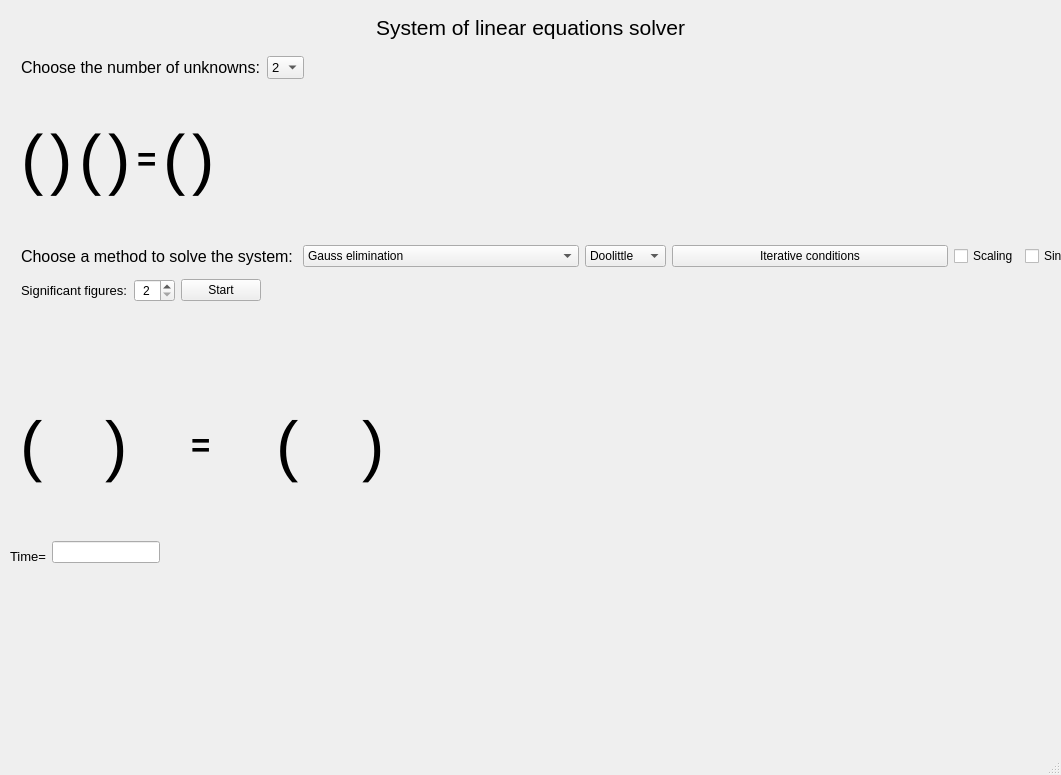
<?xml version="1.0" encoding="UTF-8"?>
<ui version="4.0">
 <class>MainWindow</class>
 <widget class="QMainWindow" name="MainWindow">
  <property name="geometry">
   <rect>
    <x>0</x>
    <y>0</y>
    <width>1061</width>
    <height>775</height>
   </rect>
  </property>
  <property name="windowTitle">
   <string>MainWindow</string>
  </property>
  <property name="styleSheet">
   <string notr="true"/>
  </property>
  <widget class="QWidget" name="centralwidget">
   <property name="enabled">
    <bool>true</bool>
   </property>
   <property name="autoFillBackground">
    <bool>false</bool>
   </property>
   <widget class="QWidget" name="layoutWidget">
    <property name="geometry">
     <rect>
      <x>11</x>
      <y>86</y>
      <width>700</width>
      <height>146</height>
     </rect>
    </property>
    <layout class="QHBoxLayout" name="horizontalLayout_3">
     <item>
      <spacer name="horizontalSpacer_6">
       <property name="orientation">
        <enum>Qt::Horizontal</enum>
       </property>
       <property name="sizeType">
        <enum>QSizePolicy::Fixed</enum>
       </property>
       <property name="sizeHint" stdset="0">
        <size>
         <width>10</width>
         <height>20</height>
        </size>
       </property>
      </spacer>
     </item>
     <item>
      <widget class="QLabel" name="label_3">
       <property name="font">
        <font>
         <pointsize>50</pointsize>
        </font>
       </property>
       <property name="text">
        <string>(</string>
       </property>
      </widget>
     </item>
     <item>
      <layout class="QGridLayout" name="maingrid">
       <property name="topMargin">
        <number>35</number>
       </property>
       <property name="bottomMargin">
        <number>15</number>
       </property>
       <property name="verticalSpacing">
        <number>0</number>
       </property>
      </layout>
     </item>
     <item>
      <widget class="QLabel" name="label_4">
       <property name="font">
        <font>
         <pointsize>50</pointsize>
        </font>
       </property>
       <property name="text">
        <string>)</string>
       </property>
      </widget>
     </item>
     <item>
      <widget class="QLabel" name="label_7">
       <property name="font">
        <font>
         <pointsize>50</pointsize>
        </font>
       </property>
       <property name="text">
        <string>(</string>
       </property>
      </widget>
     </item>
     <item>
      <layout class="QGridLayout" name="unknowngrid">
       <property name="topMargin">
        <number>35</number>
       </property>
       <property name="bottomMargin">
        <number>15</number>
       </property>
       <property name="verticalSpacing">
        <number>0</number>
       </property>
      </layout>
     </item>
     <item>
      <widget class="QLabel" name="label_8">
       <property name="font">
        <font>
         <pointsize>50</pointsize>
        </font>
       </property>
       <property name="text">
        <string>)</string>
       </property>
      </widget>
     </item>
     <item>
      <widget class="QLabel" name="label_9">
       <property name="font">
        <font>
         <pointsize>25</pointsize>
         <weight>75</weight>
         <bold>true</bold>
        </font>
       </property>
       <property name="text">
        <string>=</string>
       </property>
      </widget>
     </item>
     <item>
      <widget class="QLabel" name="label_10">
       <property name="font">
        <font>
         <pointsize>50</pointsize>
        </font>
       </property>
       <property name="text">
        <string>(</string>
       </property>
      </widget>
     </item>
     <item>
      <layout class="QGridLayout" name="bgrid">
       <property name="topMargin">
        <number>20</number>
       </property>
       <property name="bottomMargin">
        <number>0</number>
       </property>
      </layout>
     </item>
     <item>
      <widget class="QLabel" name="label_11">
       <property name="font">
        <font>
         <pointsize>50</pointsize>
        </font>
       </property>
       <property name="text">
        <string>)</string>
       </property>
      </widget>
     </item>
     <item>
      <spacer name="horizontalSpacer_4">
       <property name="orientation">
        <enum>Qt::Horizontal</enum>
       </property>
       <property name="sizeHint" stdset="0">
        <size>
         <width>40</width>
         <height>20</height>
        </size>
       </property>
      </spacer>
     </item>
    </layout>
   </widget>
   <widget class="QWidget" name="layoutWidget">
    <property name="geometry">
     <rect>
      <x>0</x>
      <y>10</y>
      <width>1061</width>
      <height>35</height>
     </rect>
    </property>
    <layout class="QHBoxLayout" name="horizontalLayout">
     <item>
      <spacer name="horizontalSpacer">
       <property name="orientation">
        <enum>Qt::Horizontal</enum>
       </property>
       <property name="sizeType">
        <enum>QSizePolicy::Expanding</enum>
       </property>
       <property name="sizeHint" stdset="0">
        <size>
         <width>40</width>
         <height>20</height>
        </size>
       </property>
      </spacer>
     </item>
     <item>
      <widget class="QLabel" name="label">
       <property name="font">
        <font>
         <pointsize>16</pointsize>
        </font>
       </property>
       <property name="text">
        <string>System of linear equations solver</string>
       </property>
      </widget>
     </item>
     <item>
      <spacer name="horizontalSpacer_2">
       <property name="orientation">
        <enum>Qt::Horizontal</enum>
       </property>
       <property name="sizeHint" stdset="0">
        <size>
         <width>40</width>
         <height>20</height>
        </size>
       </property>
      </spacer>
     </item>
    </layout>
   </widget>
   <widget class="QWidget" name="layoutWidget">
    <property name="geometry">
     <rect>
      <x>11</x>
      <y>53</y>
      <width>409</width>
      <height>29</height>
     </rect>
    </property>
    <layout class="QHBoxLayout" name="horizontalLayout_2">
     <item>
      <spacer name="horizontalSpacer_7">
       <property name="orientation">
        <enum>Qt::Horizontal</enum>
       </property>
       <property name="sizeType">
        <enum>QSizePolicy::Fixed</enum>
       </property>
       <property name="sizeHint" stdset="0">
        <size>
         <width>10</width>
         <height>20</height>
        </size>
       </property>
      </spacer>
     </item>
     <item>
      <widget class="QLabel" name="label_2">
       <property name="font">
        <font>
         <pointsize>12</pointsize>
        </font>
       </property>
       <property name="text">
        <string>Choose the number of unknowns:</string>
       </property>
      </widget>
     </item>
     <item>
      <widget class="QComboBox" name="numunknown">
       <property name="enabled">
        <bool>true</bool>
       </property>
       <property name="font">
        <font>
         <pointsize>10</pointsize>
        </font>
       </property>
       <item>
        <property name="text">
         <string>2</string>
        </property>
       </item>
       <item>
        <property name="text">
         <string>3</string>
        </property>
       </item>
       <item>
        <property name="text">
         <string>4</string>
        </property>
       </item>
       <item>
        <property name="text">
         <string>5</string>
        </property>
       </item>
       <item>
        <property name="text">
         <string>6</string>
        </property>
       </item>
       <item>
        <property name="text">
         <string>7</string>
        </property>
       </item>
       <item>
        <property name="text">
         <string>8</string>
        </property>
       </item>
      </widget>
     </item>
     <item>
      <spacer name="horizontalSpacer_3">
       <property name="orientation">
        <enum>Qt::Horizontal</enum>
       </property>
       <property name="sizeHint" stdset="0">
        <size>
         <width>40</width>
         <height>20</height>
        </size>
       </property>
      </spacer>
     </item>
    </layout>
   </widget>
   <widget class="QWidget" name="layoutWidget">
    <property name="geometry">
     <rect>
      <x>10</x>
      <y>370</y>
      <width>431</width>
      <height>151</height>
     </rect>
    </property>
    <layout class="QHBoxLayout" name="horizontalLayout_5">
     <property name="sizeConstraint">
      <enum>QLayout::SetNoConstraint</enum>
     </property>
     <item>
      <spacer name="horizontalSpacer_8">
       <property name="orientation">
        <enum>Qt::Horizontal</enum>
       </property>
       <property name="sizeType">
        <enum>QSizePolicy::Fixed</enum>
       </property>
       <property name="sizeHint" stdset="0">
        <size>
         <width>10</width>
         <height>20</height>
        </size>
       </property>
      </spacer>
     </item>
     <item>
      <widget class="QLabel" name="label_13">
       <property name="font">
        <font>
         <pointsize>50</pointsize>
        </font>
       </property>
       <property name="text">
        <string>(</string>
       </property>
      </widget>
     </item>
     <item>
      <layout class="QGridLayout" name="solutionconstgrid">
       <property name="topMargin">
        <number>42</number>
       </property>
       <property name="bottomMargin">
        <number>25</number>
       </property>
       <property name="verticalSpacing">
        <number>0</number>
       </property>
      </layout>
     </item>
     <item>
      <widget class="QLabel" name="label_14">
       <property name="font">
        <font>
         <pointsize>50</pointsize>
        </font>
       </property>
       <property name="text">
        <string>)</string>
       </property>
      </widget>
     </item>
     <item>
      <widget class="QLabel" name="label_17">
       <property name="font">
        <font>
         <pointsize>25</pointsize>
         <weight>75</weight>
         <bold>true</bold>
        </font>
       </property>
       <property name="text">
        <string>=</string>
       </property>
      </widget>
     </item>
     <item>
      <widget class="QLabel" name="label_18">
       <property name="font">
        <font>
         <pointsize>50</pointsize>
        </font>
       </property>
       <property name="text">
        <string>(</string>
       </property>
      </widget>
     </item>
     <item>
      <layout class="QGridLayout" name="solutiongrid">
       <property name="topMargin">
        <number>20</number>
       </property>
       <property name="bottomMargin">
        <number>0</number>
       </property>
       <property name="verticalSpacing">
        <number>7</number>
       </property>
      </layout>
     </item>
     <item>
      <widget class="QLabel" name="label_19">
       <property name="font">
        <font>
         <pointsize>50</pointsize>
        </font>
       </property>
       <property name="text">
        <string>)</string>
       </property>
      </widget>
     </item>
    </layout>
   </widget>
   <widget class="QWidget" name="layoutWidget">
    <property name="geometry">
     <rect>
      <x>11</x>
      <y>239</y>
      <width>1290</width>
      <height>69</height>
     </rect>
    </property>
    <layout class="QVBoxLayout" name="verticalLayout">
     <item>
      <layout class="QHBoxLayout" name="horizontalLayout_4">
       <item>
        <spacer name="horizontalSpacer_5">
         <property name="orientation">
          <enum>Qt::Horizontal</enum>
         </property>
         <property name="sizeType">
          <enum>QSizePolicy::Fixed</enum>
         </property>
         <property name="sizeHint" stdset="0">
          <size>
           <width>10</width>
           <height>20</height>
          </size>
         </property>
        </spacer>
       </item>
       <item>
        <widget class="QLabel" name="label_12">
         <property name="font">
          <font>
           <pointsize>12</pointsize>
          </font>
         </property>
         <property name="text">
          <string>Choose a method to solve the system:</string>
         </property>
        </widget>
       </item>
       <item>
        <widget class="QComboBox" name="methods">
         <property name="sizePolicy">
          <sizepolicy hsizetype="Preferred" vsizetype="Fixed">
           <horstretch>0</horstretch>
           <verstretch>0</verstretch>
          </sizepolicy>
         </property>
         <property name="font">
          <font>
           <pointsize>9</pointsize>
          </font>
         </property>
         <property name="editable">
          <bool>false</bool>
         </property>
         <property name="currentText">
          <string>Gauss elimination</string>
         </property>
         <property name="currentIndex">
          <number>0</number>
         </property>
         <property name="maxVisibleItems">
          <number>8</number>
         </property>
         <item>
          <property name="text">
           <string>Gauss elimination</string>
          </property>
         </item>
         <item>
          <property name="text">
           <string>Gauss Jordan</string>
          </property>
         </item>
         <item>
          <property name="text">
           <string>LU decomposition</string>
          </property>
         </item>
         <item>
          <property name="text">
           <string>Gauss Siedel</string>
          </property>
         </item>
         <item>
          <property name="text">
           <string>Jacobi iteration</string>
          </property>
         </item>
         <item>
          <property name="text">
           <string>Literals</string>
          </property>
         </item>
        </widget>
       </item>
       <item>
        <widget class="QComboBox" name="LUdrop">
         <property name="enabled">
          <bool>true</bool>
         </property>
         <property name="sizePolicy">
          <sizepolicy hsizetype="Fixed" vsizetype="Fixed">
           <horstretch>0</horstretch>
           <verstretch>0</verstretch>
          </sizepolicy>
         </property>
         <property name="font">
          <font>
           <pointsize>9</pointsize>
          </font>
         </property>
         <item>
          <property name="text">
           <string>Doolittle</string>
          </property>
         </item>
         <item>
          <property name="text">
           <string>Crout</string>
          </property>
         </item>
         <item>
          <property name="text">
           <string>Cholesky</string>
          </property>
         </item>
        </widget>
       </item>
       <item>
        <widget class="QPushButton" name="conditions">
         <property name="font">
          <font>
           <pointsize>9</pointsize>
          </font>
         </property>
         <property name="text">
          <string>Iterative conditions</string>
         </property>
        </widget>
       </item>
       <item>
        <widget class="QCheckBox" name="scale">
         <property name="sizePolicy">
          <sizepolicy hsizetype="Fixed" vsizetype="Fixed">
           <horstretch>0</horstretch>
           <verstretch>0</verstretch>
          </sizepolicy>
         </property>
         <property name="font">
          <font>
           <pointsize>9</pointsize>
          </font>
         </property>
         <property name="text">
          <string>Scaling</string>
         </property>
        </widget>
       </item>
       <item>
        <widget class="QCheckBox" name="checkBox">
         <property name="font">
          <font>
           <pointsize>9</pointsize>
          </font>
         </property>
         <property name="text">
          <string>Single step mode</string>
         </property>
        </widget>
       </item>
      </layout>
     </item>
     <item>
      <layout class="QHBoxLayout" name="horizontalLayout_6">
       <item>
        <spacer name="horizontalSpacer_11">
         <property name="orientation">
          <enum>Qt::Horizontal</enum>
         </property>
         <property name="sizeType">
          <enum>QSizePolicy::Minimum</enum>
         </property>
         <property name="sizeHint" stdset="0">
          <size>
           <width>10</width>
           <height>20</height>
          </size>
         </property>
        </spacer>
       </item>
       <item>
        <widget class="QLabel" name="label_5">
         <property name="font">
          <font>
           <pointsize>10</pointsize>
          </font>
         </property>
         <property name="text">
          <string>Significant figures:</string>
         </property>
        </widget>
       </item>
       <item>
        <widget class="QSpinBox" name="significant">
         <property name="font">
          <font>
           <pointsize>9</pointsize>
          </font>
         </property>
         <property name="alignment">
          <set>Qt::AlignCenter</set>
         </property>
         <property name="minimum">
          <number>2</number>
         </property>
         <property name="maximum">
          <number>10</number>
         </property>
        </widget>
       </item>
       <item>
        <widget class="QPushButton" name="start">
         <property name="sizePolicy">
          <sizepolicy hsizetype="Fixed" vsizetype="Fixed">
           <horstretch>0</horstretch>
           <verstretch>0</verstretch>
          </sizepolicy>
         </property>
         <property name="font">
          <font>
           <pointsize>9</pointsize>
           <weight>50</weight>
           <bold>false</bold>
           <strikeout>false</strikeout>
           <kerning>true</kerning>
          </font>
         </property>
         <property name="layoutDirection">
          <enum>Qt::LeftToRight</enum>
         </property>
         <property name="text">
          <string>Start</string>
         </property>
        </widget>
       </item>
       <item>
        <spacer name="horizontalSpacer_10">
         <property name="orientation">
          <enum>Qt::Horizontal</enum>
         </property>
         <property name="sizeHint" stdset="0">
          <size>
           <width>40</width>
           <height>20</height>
          </size>
         </property>
        </spacer>
       </item>
      </layout>
     </item>
    </layout>
   </widget>
   <widget class="QWidget" name="layoutWidget">
    <property name="geometry">
     <rect>
      <x>10</x>
      <y>540</y>
      <width>831</width>
      <height>24</height>
     </rect>
    </property>
    <layout class="QHBoxLayout" name="horizontalLayout_7">
     <item>
      <widget class="QLabel" name="label_6">
       <property name="sizePolicy">
        <sizepolicy hsizetype="Fixed" vsizetype="Preferred">
         <horstretch>0</horstretch>
         <verstretch>0</verstretch>
        </sizepolicy>
       </property>
       <property name="font">
        <font>
         <pointsize>10</pointsize>
        </font>
       </property>
       <property name="text">
        <string>Time=</string>
       </property>
       <property name="alignment">
        <set>Qt::AlignBottom|Qt::AlignLeading|Qt::AlignLeft</set>
       </property>
      </widget>
     </item>
     <item>
      <widget class="QLineEdit" name="time">
       <property name="sizePolicy">
        <sizepolicy hsizetype="Fixed" vsizetype="Fixed">
         <horstretch>0</horstretch>
         <verstretch>0</verstretch>
        </sizepolicy>
       </property>
       <property name="readOnly">
        <bool>true</bool>
       </property>
      </widget>
     </item>
     <item>
      <widget class="QLabel" name="label_15">
       <property name="sizePolicy">
        <sizepolicy hsizetype="Expanding" vsizetype="Preferred">
         <horstretch>0</horstretch>
         <verstretch>0</verstretch>
        </sizepolicy>
       </property>
       <property name="font">
        <font>
         <pointsize>10</pointsize>
        </font>
       </property>
       <property name="text">
        <string/>
       </property>
      </widget>
     </item>
    </layout>
   </widget>
   <widget class="QPushButton" name="back">
    <property name="geometry">
     <rect>
      <x>900</x>
      <y>660</y>
      <width>161</width>
      <height>61</height>
     </rect>
    </property>
    <property name="text">
     <string/>
    </property>
    <property name="icon">
     <iconset>
      <normaloff>back.webp</normaloff>back.webp</iconset>
    </property>
    <property name="iconSize">
     <size>
      <width>50</width>
      <height>50</height>
     </size>
    </property>
    <property name="flat">
     <bool>true</bool>
    </property>
   </widget>
  </widget>
  <widget class="QMenuBar" name="menubar">
   <property name="geometry">
    <rect>
     <x>0</x>
     <y>0</y>
     <width>1061</width>
     <height>26</height>
    </rect>
   </property>
  </widget>
  <widget class="QStatusBar" name="statusbar"/>
 </widget>
 <resources/>
 <connections/>
</ui>
